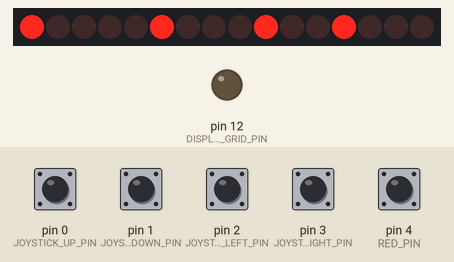
A sketch run on a simulated Arduino Uno, built with avr-gcc and run on an emulated ATmega328P. Shown: 16 shift-register outputs drawn as a row of LEDs (first output left, lit = HIGH), output pins drawn as LEDs (lit = HIGH). Wiring (inferred from the names in the program): 2 × shift register (74HC595): data pin 8; shift clock pin 9; latch pin 11. Wiring (inferred from the signals the program sends): row of LEDs: on Q0, Q1, Q2, Q3, Q4, Q5, Q6, Q7, Q8, Q9, Q10, Q11, Q12, Q13, Q14, Q15. The test bench sets the inputs (shaded band); at power-on: pin 0 (JOYSTICK_UP_PIN), pin 1 (JOYSTICK_DOWN_PIN), pin 2 (JOYSTICK_LEFT_PIN), pin 3 (JOYSTICK_RIGHT_PIN), pin 4 (RED_PIN) HIGH. Pins used as bus, display or sensor lines are not drawn.

Above: at 0.1 s.
1.5 s: pin 2 (JOYSTICK_LEFT_PIN) pulled LOW for 1 s
At 3.0 s:
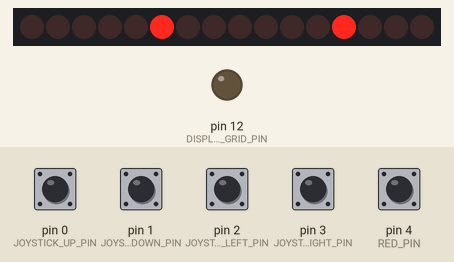
4.1 s: pin 0 (JOYSTICK_UP_PIN) pulled LOW for 0.25 s
At 5.4 s:
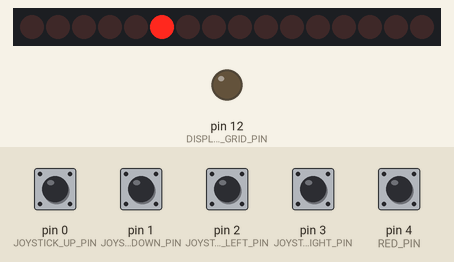
7.3 s: pin 3 (JOYSTICK_RIGHT_PIN) pulled LOW for 0.25 s
At 8.4 s:
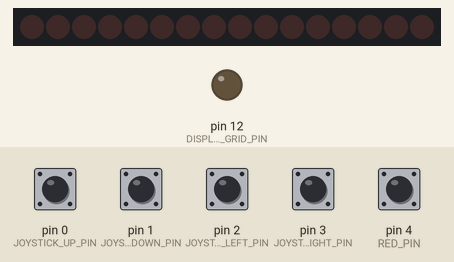
10.5 s: pin 4 (RED_PIN) pulled LOW for 0.25 s
At 12.2 s:
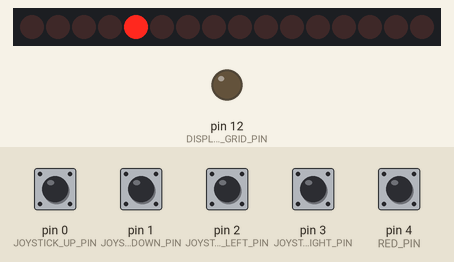
13.7 s: pin 4 (RED_PIN) pulled LOW for 1 s
At 16.1 s:
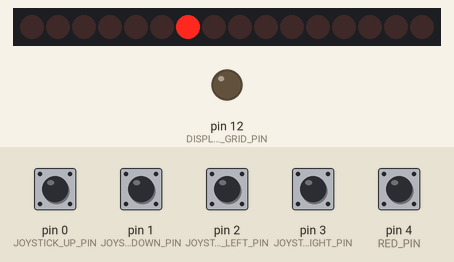
17.7 s: pin 0 (JOYSTICK_UP_PIN) pulled LOW for 1 s
Timing chart, 0 to 20.7 s (numbered marks = the images above; inputs shaded):
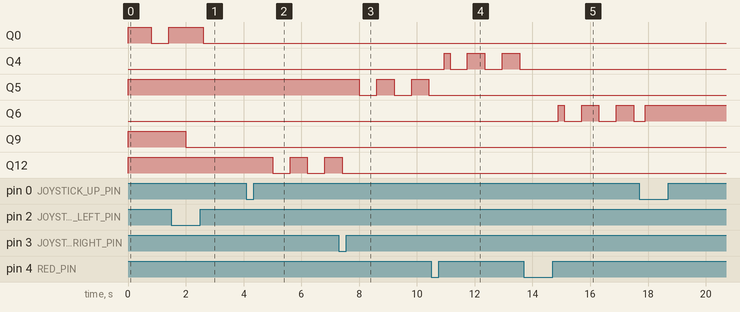

The sketch:

Copy_it.ino
```cpp
int selected_image_index = 0;
int current_user_x = 0;
int current_user_y = 0;
bool currently_playing = true;
bool start_game = false;

// Color Macros
#define N 0b0000 // N(o color)
#define R 0b0100
#define G 0b0010
#define B 0b0001
#define Y 0b0110 // Y(ellow)
#define C 0b0001 // C(yan)
#define M 0b0101 // M(agenta)
#define W 0b0111 // W(hite)


const int JOYSTICK_UP_PIN = 0;
const int JOYSTICK_DOWN_PIN = 1;
const int JOYSTICK_LEFT_PIN = 2;
const int JOYSTICK_RIGHT_PIN = 3;


const int RED_PIN = 4;
const int BLUE_PIN = 5;
const int GREEN_PIN = 6;

const int CHECK_BUTTON_PIN = 7;
const int DELETE_COLOR_PIN = 8;

// const int ARRAY_SIZE = 8;
const int ARRAY_SIZE = 2;
const int LATCH_PIN = 11;
const int CLOCK_PIN = 9;
const int DISPLAY_GRID_PIN = 12;
const int COPY_GRID_PIN = 8;

int updown = ARRAY_SIZE - 1;
int leftright = ARRAY_SIZE - 1;


int display_grid[ARRAY_SIZE][ARRAY_SIZE] = {{R, G},
                                            {B, G}};
int copy_grid[ARRAY_SIZE][ARRAY_SIZE] = {{B, G},
                                        {G, B}};
/*
int display_grid[ARRAY_SIZE][ARRAY_SIZE] = {{R, G, B, N, R, G, B, N},
                                            {R, G, B, N, R, G, B, N},
                                            {R, G, B, N, R, G, B, N},
                                            {R, G, B, N, R, G, B, N},
                                            {R, G, B, N, R, G, B, N},
                                            {R, G, B, N, R, G, B, N},
                                            {R, G, B, N, R, G, B, N},
                                            {R, G, B, N, R, G, B, N}};

int copy_grid[ARRAY_SIZE][ARRAY_SIZE] =    {{R, G, B, N, R, G, B, N},
                                            {R, G, B, N, R, G, B, N},
                                            {R, G, B, N, R, G, B, N},
                                            {R, G, B, N, R, G, B, N},
                                            {R, G, B, N, R, G, B, N},
                                            {R, G, B, N, R, G, B, N},
                                            {R, G, B, N, R, G, B, N},
                                            {R, G, B, N, R, G, B, N}};
*/

int current_position_color = copy_grid[updown][leftright];
double time_last_flash;

// shift int grid values to shift registers
void setLED(int latch_pin, int clock_pin, int data_pin, int grid[][ARRAY_SIZE]) {
    digitalWrite(latch_pin, LOW);

    for (int i = 0; i < ARRAY_SIZE; i++) {
        for (int j = 0; j < ARRAY_SIZE; j += 2) {
            shiftOut(data_pin, clock_pin, latch_pin, (grid[i][j] << 4) + grid[i][j + 1]);
        }
    }

    digitalWrite(latch_pin, HIGH);
}

// Outputs grid to physical circuit
void show_image(int data_pin, int grid[][ARRAY_SIZE]){
    setLED(LATCH_PIN, CLOCK_PIN, data_pin, grid);
}

bool compare_images(){
    for(int i = 0; i < ARRAY_SIZE; i++){
        for(int j = 0; j < ARRAY_SIZE; j++){
            if (display_grid[i][j] != copy_grid[i][j]) return false;
        }
    }
    return true;
}

// Reset all of the leds on the output board and put the cursor in the top right again
void clear_output(){
    for(int i = 0; i < ARRAY_SIZE; i++){
        for(int j = 0; j < ARRAY_SIZE; j++){
            copy_grid[i][j] = N;
        }
    }
    current_user_x = 0;
    current_user_y = 0;
}

void load_image(){
    // Select a random image from the array of images
    // Display the image on the image reference led grid
}

void setup(){
    // Set up pins for shift registers
    pinMode(LATCH_PIN, OUTPUT);
    pinMode(CLOCK_PIN, OUTPUT);
    pinMode(DISPLAY_GRID_PIN, OUTPUT);
    pinMode(COPY_GRID_PIN, OUTPUT);
    // May need to change INPUT to INPUT_PULLUP
    // Setup joystick
    pinMode(JOYSTICK_DOWN_PIN, INPUT_PULLUP);
    pinMode(JOYSTICK_UP_PIN, INPUT_PULLUP);
    pinMode(JOYSTICK_LEFT_PIN, INPUT_PULLUP);
    pinMode(JOYSTICK_RIGHT_PIN, INPUT_PULLUP);
    // Set up color buttons
    pinMode(RED_PIN, INPUT_PULLUP);
    pinMode(GREEN_PIN, INPUT_PULLUP);
    pinMode(BLUE_PIN, INPUT_PULLUP);
    pinMode(CHECK_BUTTON_PIN, INPUT_PULLUP);
    time_last_flash = millis();

    // Serial.begin(9600);

}

void move_up() {
  //  Serial.println("UP");
  updown--;
  if (updown == -1) {
    updown = ARRAY_SIZE - 1;
  }
}
void move_down() {
  //  Serial.println("DOWN");
  updown++;
  if (updown == ARRAY_SIZE) {
    updown = 0;
  }
}
void move_left() {
  // Serial.println("LEFT");
  leftright--;
  if (leftright == -1) {
    leftright = ARRAY_SIZE - 1;
  }
}
void move_right() {
  //  Serial.println("RIGHT");
  leftright++;
  if (leftright == ARRAY_SIZE) {
    leftright = 0;
  }
}

void check_joystick_movement() {
  if (!digitalRead(JOYSTICK_UP_PIN)) {
    if (copy_grid[leftright][updown] == N) {
      copy_grid[leftright][updown] = current_position_color;
    }
    move_up();
    current_position_color = copy_grid[leftright][updown];
  } else if (!digitalRead(JOYSTICK_DOWN_PIN)) {
    if (copy_grid[leftright][updown] == N) {
      copy_grid[leftright][updown] = current_position_color;
    }
    move_down();
    current_position_color = copy_grid[leftright][updown];
  } else if (!digitalRead(JOYSTICK_LEFT_PIN)) {
    if (copy_grid[leftright][updown]) {
      copy_grid[leftright][updown] = current_position_color;
    }
    move_left();
    current_position_color = copy_grid[leftright][updown];
  } else if (!digitalRead(JOYSTICK_RIGHT_PIN)) {
    if (copy_grid[leftright][updown]) {
      copy_grid[leftright][updown] = current_position_color;
    }
    move_right();
    current_position_color = copy_grid[leftright][updown];
  }
  delay(100);
}

void flash_current_location(){
    // flash the output led at current_user_x, current_user_y
    if ((millis() - time_last_flash ) > 500 || (millis() - time_last_flash) < 0) {
      if (copy_grid[leftright][updown] == current_position_color) {
        copy_grid[leftright][updown] = N;
      } else {
        copy_grid[leftright][updown] = current_position_color;
      }
      time_last_flash = millis();
    }
}

void check_for_color_change(){
    //check if a color button has been pressed
    // if yes, update the output led's color at current_user_x, current_user_y
    // if (digitalRead(RED_PIN) == LOW) {
    //     copy_grid[leftright][updown] = R;
    //     current_position_color = R;
    // }
    // if (digitalRead(BLUE_PIN)) {
    //     copy_grid[leftright][updown] = B;
    //     current_position_color = B;
    // }
    // if (digitalRead(GREEN_PIN)) {
    //     copy_grid[leftright][updown] = G;
    //     current_position_color = G;
    // }
    if (digitalRead(RED_PIN) == LOW) {
      // int current_time_diff = millis() - time_last_flash;
      while (digitalRead(RED_PIN) == LOW); //Wait for button to be released
      // time_last_flash = millis() + current_time_diff;
      switch (current_position_color) {

        case R:
          copy_grid[leftright][updown] = G;
          current_position_color = G;
          break;
        case G:
          copy_grid[leftright][updown] = B;
          current_position_color = B;
          break;
        case B:
          copy_grid[leftright][updown] = R;
          current_position_color = R;
          break;
        default:
          break;
      }
    }
}

void check_for_image_verify(){
    // check if the verify button has been pressed.
    // if pressed -> compare_images()
    if (digitalRead(CHECK_BUTTON_PIN)) {
        compare_images();
    }
}

void loop(){
  show_image(COPY_GRID_PIN, copy_grid);
  flash_current_location();
  check_for_color_change();
  check_joystick_movement();
  /*
  Serial.print("Printing position");
  Serial.print(updown);
  Serial.print(leftright);
  Serial.println("");
  */
  delay(100);
  /*
    if(start_game){
        clear_output();
        load_image();
        start_game = false;
        currently_playing = true;
    }

    if(currently_playing){
        show_image(DISPLAY_GRID_PIN, display_grid);
        show_image(COPY_GRID_PIN, copy_grid);
        check_joystick_movement();
        flash_current_location();
        check_for_color_change();
        check_for_image_verify();
    }
  */
}
```

shift_LED.ino
```cpp
// This program contains functions for bitshifting a 2D grid of LEDs
// The LED grid is represented by a 2D int array, which is converted to a 1D byte array.
// The 1D byte array is used to shift out bits with shift registers

// Several assumptions are made:
// 1. Grid dimensions are even numbers;
// 2. LEDs are represented by 4 bits in the form of 0rgb.
// 3. The 2D int array is mapped to the 1D byte array in the following fashion:
//        Eg. (4x4 grid)
//        00 01 02 03              0    1
//        10 11 12 13       ->     2    3
//        20 21 22 23              4    5
//        30 31 32 33              6    7
//        The actual circuit will be Arduino - Shift Reg 7 - SR6 - SR5 - ... - SR0
//        Note that the shift register closest to the arduino will display the last byte in the array
//        Each SR will display 1 byte (0rgb0rgb), the LED with the smaller col num is on the right.
// 4. LED to register output connection is as follows:
//        0rgb0rgb
//        76543210

// const int LATCH_PIN = 11;
// const int CLOCK_PIN = 9;
// const int DATA_PIN = 12;
// const int OUTPUT_PIN = 8;

// const int ROW_NUM = 2;
// const int COL_NUM = ROW_NUM;
// const int BYTE_NUM = ROW_NUM * ROW_NUM / 2; // Number of bytes to be shifted out aka length of byte array

// // LED_grid variable is for testing and demo purposes
// int LED_grid[ROW_NUM][COL_NUM] = {{0b0111, 0b0010}, {0b0001, 0b0100}};
// byte byte_array[BYTE_NUM];
// //for grid

// // gridToBytes function converts 2D int array into 1D byte array
// // COL_NUM should be used as grid dimension, 2 is used here due to tinkedcad limitations
// // Note that gridToBytes asks for 2 input, the grid and an empty byte array for output
// void gridToBytes(int grid[][2], byte byte_array[]) {
//   for (int i = 0; i < ROW_NUM; i++) {
//     for (int j = 0; j < COL_NUM; j += 2) {
//       byte_array[(i * ROW_NUM + j) / 2] = ((grid[i][j] << 4) + grid[i][j + 1]);
//     }
//   }
// }

// // setLED function takes in the 3 pins and byte array to shift out all the bits
// void setLED(int latch_pin, int clock_pin, int data_pin, byte byte_array[]){
//   digitalWrite(latch_pin, LOW);

//   for (int i = 0; i < BYTE_NUM; i++) {
//     shiftOut(data_pin, clock_pin, MSBFIRST, byte_array[i]);
//   }

//   digitalWrite(latch_pin, HIGH);
// }

// // setup and loop is mainly for testing and demo purposes


// void show_image(){
//   gridToBytes(LED_grid, byte_array);
//   setLED(LATCH_PIN, CLOCK_PIN, DATA_PIN, byte_array);

//   for (int i = 0; i < ROW_NUM; i++) {
//     for (int j = 0; j < ROW_NUM; j++) {
//       LED_grid[i][j] = (LED_grid[i][j] + 1) % 0b111;
//     }
//   }
//   delay(1000);
// }
// /*
// void setup()
// {
//   pinMode(LATCH_PIN, OUTPUT);
//   pinMode(CLOCK_PIN, OUTPUT);
//   pinMode(DATA_PIN, OUTPUT);
//   updown = 0;
//   leftright = 0;
// }
// void loop()
// {

// }
// */
```

Measured:
- after the input at 4.1 s, Q12: alternates HIGH for 0.60 s and LOW for 0.60 s, starting after 0.91 s
